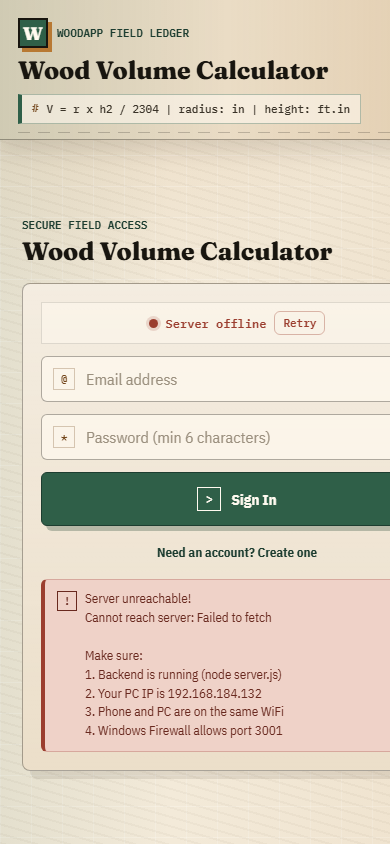
#> input picture woodapp-project/woodapp-react/codex-mobile-new.png, 390 x 844 px
$ python -i preprocessing.py   (imports and definitions only)
#> lines starting #> are read from the running program, lines starting #| are printed output that depends on the picture; after the words box and inside, x2 and y2 are one past the last pixel; in counts of white or black regions, pixels touching at a corner belong together
from __future__ import annotations

from dataclasses import dataclass
from io import BytesIO
import os
from time import perf_counter
from typing import Optional

import cv2
import numpy as np
from PIL import Image, ImageOps

Image.MAX_IMAGE_PIXELS = int(os.getenv("PIL_MAX_IMAGE_PIXELS", "80000000"))


class ImageDecodeError(ValueError):
    pass


class InvalidImageDimensionsError(ValueError):
    pass


@dataclass
class PreparedVariant:
    name: str
    image: np.ndarray
    to_original: np.ndarray


@dataclass
class PreparedImage:
    original_width: int
    original_height: int
    variants: list[PreparedVariant]


def decode_image(image_bytes: bytes, timings: dict[str, float] | None = None) -> np.ndarray:
    try:
        decode_start = perf_counter()
        image = Image.open(BytesIO(image_bytes))
        if timings is not None:
            timings["decode_ms"] = (perf_counter() - decode_start) * 1000
        orientation_start = perf_counter()
        image = ImageOps.exif_transpose(image).convert("RGB")
        if timings is not None:
            timings["orientation_ms"] = (perf_counter() - orientation_start) * 1000
    except Exception as exc:
        raise ImageDecodeError("Invalid image") from exc
    rgb = np.array(image)
    decoded = cv2.cvtColor(rgb, cv2.COLOR_RGB2BGR)
    if decoded is None:
        raise ImageDecodeError("Invalid image")
    if decoded.ndim not in (2, 3):
        raise InvalidImageDimensionsError("Invalid image dimensions")
    height, width = decoded.shape[:2]
    if width <= 0 or height <= 0:
        raise InvalidImageDimensionsError("Invalid image dimensions")
    return decoded


def _resize_for_ocr(image: np.ndarray, max_side: int | None = None) -> tuple[np.ndarray, np.ndarray]:
    max_side = max_side or int(os.getenv("OCR_MAX_SIDE", "1800"))
    height, width = image.shape[:2]
    longest = max(width, height)
    if longest <= max_side:
        return image.copy(), np.eye(3, dtype=np.float32)

    scale = max_side / float(longest)
    resized = cv2.resize(image, (int(width * scale), int(height * scale)), interpolation=cv2.INTER_AREA)
    to_original = np.array(
        [
            [1 / scale, 0, 0],
            [0, 1 / scale, 0],
            [0, 0, 1],
        ],
        dtype=np.float32,
    )
    return resized, to_original


def _reduce_shadows(gray: np.ndarray) -> np.ndarray:
    dilated = cv2.dilate(gray, np.ones((7, 7), np.uint8))
    background = cv2.medianBlur(dilated, 21)
    diff = 255 - cv2.absdiff(gray, background)
    return cv2.normalize(diff, None, alpha=0, beta=255, norm_type=cv2.NORM_MINMAX)


def _improve_contrast(gray: np.ndarray) -> np.ndarray:
    clahe = cv2.createCLAHE(clipLimit=2.0, tileGridSize=(8, 8))
    return clahe.apply(gray)


def _improve_color_contrast(image: np.ndarray) -> np.ndarray:
    lab = cv2.cvtColor(image, cv2.COLOR_BGR2LAB)
    lightness, channel_a, channel_b = cv2.split(lab)
    enhanced_lightness = _improve_contrast(lightness)
    return cv2.cvtColor(cv2.merge([enhanced_lightness, channel_a, channel_b]), cv2.COLOR_LAB2BGR)


def _enhance_blue_ink(image: np.ndarray) -> np.ndarray:
    """Create a high-contrast variant that keeps thin blue handwriting visible."""
    hsv = cv2.cvtColor(image, cv2.COLOR_BGR2HSV)
    hue, saturation, value = cv2.split(hsv)
    blue_mask = cv2.inRange(hsv, np.array([85, 25, 20]), np.array([145, 255, 255]))

    # Light paper can also contain faint blue strokes with lower saturation.
    blue_channel = image[:, :, 0].astype(np.int16)
    red_channel = image[:, :, 2].astype(np.int16)
    blue_dominant = ((blue_channel - red_channel) > 18).astype(np.uint8) * 255
    ink_mask = cv2.bitwise_or(blue_mask, blue_dominant)
    ink_mask = cv2.medianBlur(ink_mask, 3)

    paper = np.full_like(value, 255)
    paper[ink_mask > 0] = 0
    paper = cv2.GaussianBlur(paper, (3, 3), 0)
    return cv2.cvtColor(paper, cv2.COLOR_GRAY2BGR)


def _estimate_skew(gray: np.ndarray) -> float:
    inverted = cv2.bitwise_not(gray)
    thresholded = cv2.threshold(inverted, 0, 255, cv2.THRESH_BINARY | cv2.THRESH_OTSU)[1]
    points = cv2.findNonZero(thresholded)
    if points is None or len(points) < 20:
        return 0.0

    angle = cv2.minAreaRect(points)[-1]
    if angle < -45:
        angle = 90 + angle
    if abs(angle) > 8:
        return 0.0
    return float(angle)


def _rotate(image: np.ndarray, angle: float) -> tuple[np.ndarray, np.ndarray]:
    if abs(angle) < 0.25:
        return image, np.eye(3, dtype=np.float32)

    height, width = image.shape[:2]
    center = (width / 2.0, height / 2.0)
    matrix = cv2.getRotationMatrix2D(center, angle, 1.0)
    rotated = cv2.warpAffine(
        image,
        matrix,
        (width, height),
        flags=cv2.INTER_LINEAR,
        borderMode=cv2.BORDER_REPLICATE,
    )
    affine = np.vstack([matrix, [0, 0, 1]]).astype(np.float32)
    return rotated, np.linalg.inv(affine)


def _find_page_warp(image: np.ndarray) -> Optional[tuple[np.ndarray, np.ndarray]]:
    gray = cv2.cvtColor(image, cv2.COLOR_BGR2GRAY)
    blurred = cv2.GaussianBlur(gray, (5, 5), 0)
    edges = cv2.Canny(blurred, 50, 150)
    contours, _ = cv2.findContours(edges, cv2.RETR_EXTERNAL, cv2.CHAIN_APPROX_SIMPLE)
    if not contours:
        return None

    height, width = image.shape[:2]
    image_area = width * height
    contours = sorted(contours, key=cv2.contourArea, reverse=True)[:5]

    for contour in contours:
        area = cv2.contourArea(contour)
        if area < image_area * 0.25:
            continue
        perimeter = cv2.arcLength(contour, True)
        approx = cv2.approxPolyDP(contour, 0.02 * perimeter, True)
        if len(approx) != 4:
            continue

        points = approx.reshape(4, 2).astype(np.float32)
        sums = points.sum(axis=1)
        diffs = np.diff(points, axis=1).ravel()
        rect = np.array(
            [
                points[np.argmin(sums)],
                points[np.argmin(diffs)],
                points[np.argmax(sums)],
                points[np.argmax(diffs)],
            ],
            dtype=np.float32,
        )

        target_width = int(max(np.linalg.norm(rect[1] - rect[0]), np.linalg.norm(rect[2] - rect[3])))
        target_height = int(max(np.linalg.norm(rect[3] - rect[0]), np.linalg.norm(rect[2] - rect[1])))
        if target_width < 300 or target_height < 300:
            continue

        destination = np.array(
            [
                [0, 0],
                [target_width - 1, 0],
                [target_width - 1, target_height - 1],
                [0, target_height - 1],
            ],
            dtype=np.float32,
        )
        matrix = cv2.getPerspectiveTransform(rect, destination)
        warped = cv2.warpPerspective(image, matrix, (target_width, target_height))
        inverse = np.linalg.inv(matrix)
        return warped, inverse.astype(np.float32)

    return None


def _threshold(gray: np.ndarray) -> np.ndarray:
    return cv2.adaptiveThreshold(
        gray,
        255,
        cv2.ADAPTIVE_THRESH_GAUSSIAN_C,
        cv2.THRESH_BINARY,
        31,
        9,
    )


def prepare_decoded_image(original: np.ndarray) -> PreparedImage:
    if original is None or not hasattr(original, "shape"):
        raise ImageDecodeError("Invalid image")
    if original.ndim not in (2, 3):
        raise InvalidImageDimensionsError("Invalid image dimensions")

    original_height, original_width = original.shape[:2]
    if original_width <= 0 or original_height <= 0:
        raise InvalidImageDimensionsError("Invalid image dimensions")
    resized, resize_to_original = _resize_for_ocr(original)

    gray = cv2.cvtColor(resized, cv2.COLOR_BGR2GRAY)
    gray = _reduce_shadows(gray)
    gray = _improve_contrast(gray)
    skew_angle = _estimate_skew(gray)
    deskewed, deskew_to_resized = _rotate(resized, skew_angle)
    deskewed_to_original = resize_to_original @ deskew_to_resized

    deskewed_gray = cv2.cvtColor(deskewed, cv2.COLOR_BGR2GRAY)
    contrast = _improve_contrast(_reduce_shadows(deskewed_gray))
    thresholded = _threshold(contrast)

    variants = [
        PreparedVariant("original", resized, resize_to_original),
        PreparedVariant("deskewed", deskewed, deskewed_to_original),
        PreparedVariant("contrast_color", _improve_color_contrast(deskewed), deskewed_to_original),
        PreparedVariant("clahe_gray", cv2.cvtColor(contrast, cv2.COLOR_GRAY2BGR), deskewed_to_original),
        PreparedVariant("threshold", cv2.cvtColor(thresholded, cv2.COLOR_GRAY2BGR), deskewed_to_original),
        PreparedVariant("blue_ink", _enhance_blue_ink(deskewed), deskewed_to_original),
    ]

    page = _find_page_warp(deskewed)
    if page:
        warped, warp_to_deskewed = page
        warped_gray = cv2.cvtColor(warped, cv2.COLOR_BGR2GRAY)
        warped_contrast = _improve_contrast(_reduce_shadows(warped_gray))
        variants.append(
            PreparedVariant(
                "page",
                cv2.cvtColor(warped_contrast, cv2.COLOR_GRAY2BGR),
                deskewed_to_original @ warp_to_deskewed,
            )
        )

    return PreparedImage(
        original_width=original_width,
        original_height=original_height,
        variants=variants,
    )


def prepare_image(image_bytes: bytes) -> PreparedImage:
    return prepare_decoded_image(decode_image(image_bytes))


def map_polygon_to_original(polygon: list[list[float]], to_original: np.ndarray) -> list[list[float]]:
    mapped = []
    for point in polygon:
        source = np.array([point[0], point[1], 1.0], dtype=np.float32)
        target = to_original @ source
        if target[2] != 0:
            target = target / target[2]
        mapped.append([float(target[0]), float(target[1])])
    return mapped

>>> import cv2
>>> picture = cv2.imread('../woodapp-react/codex-mobile-new.png')
#> picture is the input picture: shape (844, 390, 3); mean B, G, R 192.9, 209.1, 219.1
>>> result = prepare_decoded_image(picture)
#> in prepare_decoded_image, `resized, resize_to_original = _resize_for_ocr(original)`: resize_to_original = [[1, 0, 0], [0, 1, 0], [0, 0, 1]]
#> in _estimate_skew, `thresholded = cv2.threshold(inverted, 0, 255, cv2.THRESH_BINARY | cv2...`:
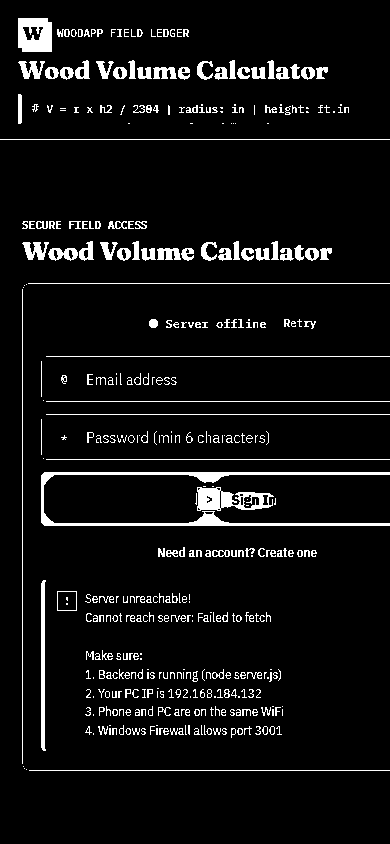
#> thresholded: shape (844, 390); 6.3% white; 407 white regions (182 under 20 px), largest, box (x1, y1, x2, y2) and area: (41, 472, 390, 526) 2706, (197, 487, 274, 511) 1046, (18, 18, 52, 52) 972
#> in _estimate_skew, `points = cv2.findNonZero(thresholded)`: points = contour of 20629 points, box (x1, y1, x2, y2) (0, 18, 390, 771), area 81574
#> in _estimate_skew, `angle = cv2.minAreaRect(points)[-1]`: angle = -90
#> in _estimate_skew, `angle = 90 + angle`: angle = 0
#> in prepare_decoded_image, `deskewed, deskew_to_resized = _rotate(resized, skew_angle)`: deskew_to_resized = [[1, 0, 0], [0, 1, 0], [0, 0, 1]]
#> in _threshold, `return cv2.adaptiveThreshold( gray, 255, cv2.ADAPTIVE_THRESH_GAUSSIAN_..`:
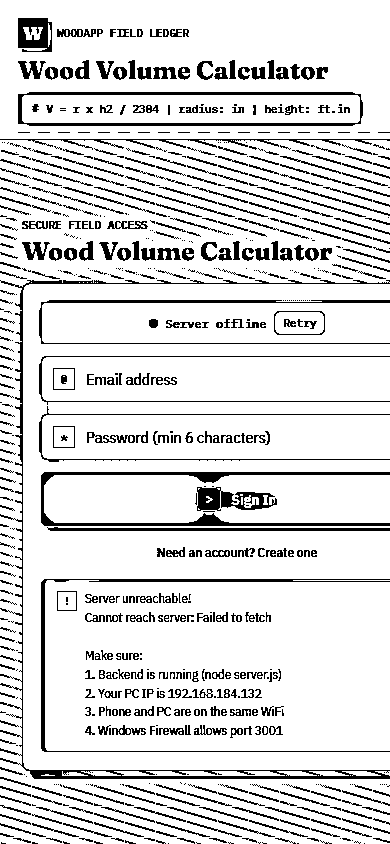
#> returned value: shape (844, 390); 86.2% white; 790 black regions (314 under 20 px), largest, box (x1, y1, x2, y2) and area: (0, 280, 390, 779) 4128, (41, 472, 390, 526) 2683, (18, 92, 363, 126) 2174
#> in _improve_color_contrast, `lab = cv2.cvtColor(image, cv2.COLOR_BGR2LAB)`: lab: shape (844, 390, 3); mean of channels 0, 1, 2 214.1, 128.7, 137.5
#> in _improve_color_contrast, `lightness, channel_a, channel_b = cv2.split(lab)`:
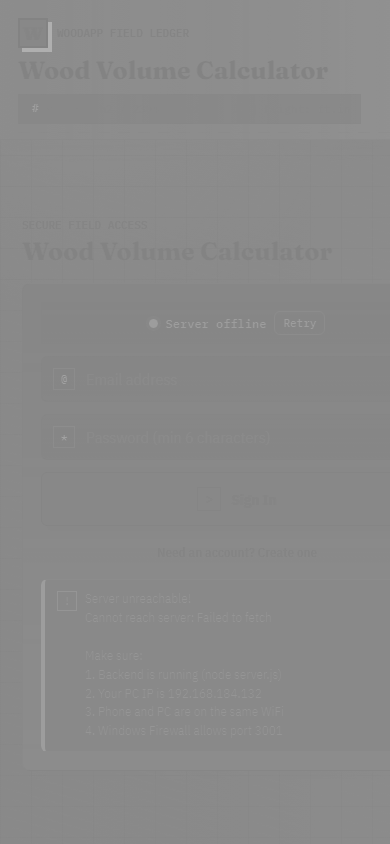
#> channel_b: shape (844, 390); min 131, max 175, mean 137.5
#> in _enhance_blue_ink, `hsv = cv2.cvtColor(image, cv2.COLOR_BGR2HSV)`: hsv: shape (844, 390, 3); mean H, S, V 21, 40, 222
#> in _enhance_blue_ink, `hue, saturation, value = cv2.split(hsv)`:
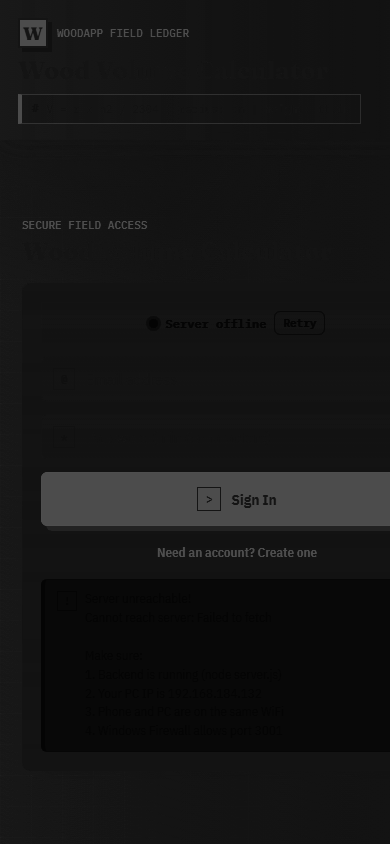
#> hue: shape (844, 390); min 4, max 78, mean 21
#> in _enhance_blue_ink, `hue, saturation, value = cv2.split(hsv)`:
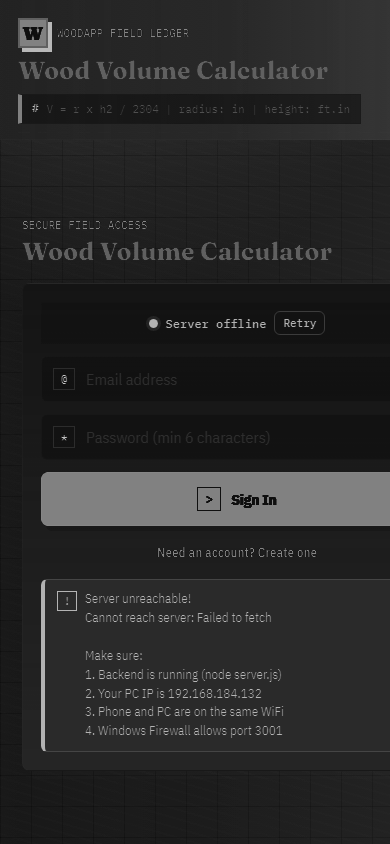
#> saturation: shape (844, 390); min 12, max 193, mean 40
#> in _enhance_blue_ink, `blue_mask = cv2.inRange(hsv, np.array([85, 25, 20]), np.array([145, 25..`: blue_mask: shape (844, 390); every value is 0
#> in _enhance_blue_ink, `blue_dominant = ((blue_channel - red_channel) > 18).astype(np.uint8) *..`: blue_dominant: shape (844, 390); 5.9% white; 142 white regions (138 under 20 px), largest, box (x1, y1, x2, y2) and area: (41, 472, 390, 526) 17902, (20, 20, 46, 46) 479, (198, 488, 220, 510) 459, (18, 94, 22, 124) 114
#> in _enhance_blue_ink, `ink_mask = cv2.medianBlur(ink_mask, 3)`: ink_mask: shape (844, 390); 5.8% white; 12 white regions (9 under 20 px), largest, box (x1, y1, x2, y2) and area: (41, 472, 390, 526) 18425, (20, 20, 46, 46) 473, (18, 95, 22, 123) 110
#> in _find_page_warp, `blurred = cv2.GaussianBlur(gray, (5, 5), 0)`:
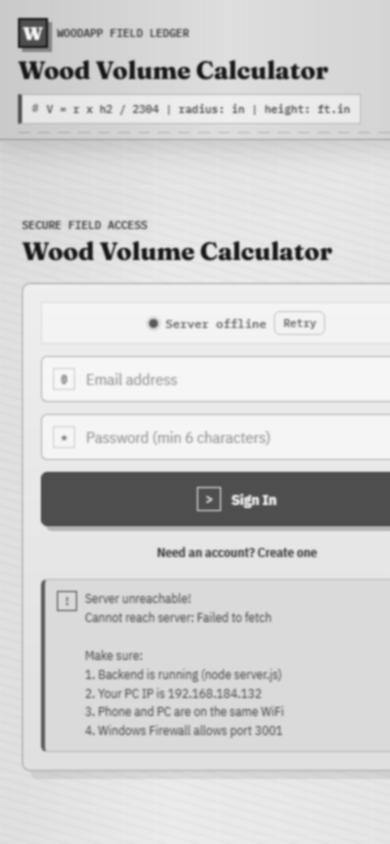
#> blurred: shape (844, 390); min 21, max 247, mean 210.3
#> in _find_page_warp, `edges = cv2.Canny(blurred, 50, 150)`:
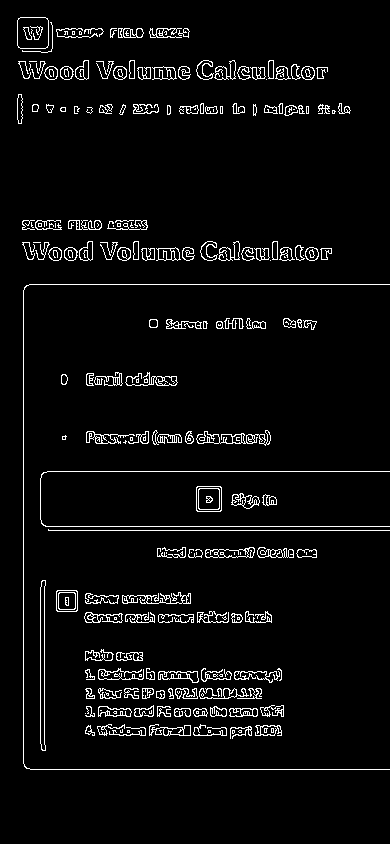
#> edges: shape (844, 390); 4.6% white in thin lines or dots, all inside (x1, y1, x2, y2) = (17, 17, 390, 770)
#> in _find_page_warp, `contours, _ = cv2.findContours(edges, cv2.RETR_EXTERNAL, cv2.CHAIN_APP..`: contours = 204 contours, 86 with area under 20; largest, box (x1, y1, x2, y2) and area: (17, 17, 49, 49) 945, (40, 580, 46, 751) 677, (196, 486, 222, 512) 623, (56, 590, 78, 612) 439, (205, 547, 255, 558) 362
#> in _find_page_warp, `contours = sorted(contours, key=cv2.contourArea, reverse=True)[:5]`: contours = 5 contours; box (x1, y1, x2, y2) and area: (17, 17, 49, 49) 945, (40, 580, 46, 751) 677, (196, 486, 222, 512) 623, (56, 590, 78, 612) 439, (205, 547, 255, 558) 362
#> the loop in _find_page_warp, `for contour in contours:` made 5 passes
#> area on passes 1 to 5: 945, 677, 623, 439, 362.5

$ run again, on woodapp-project/woodapp-react/codex-phone-shell.png
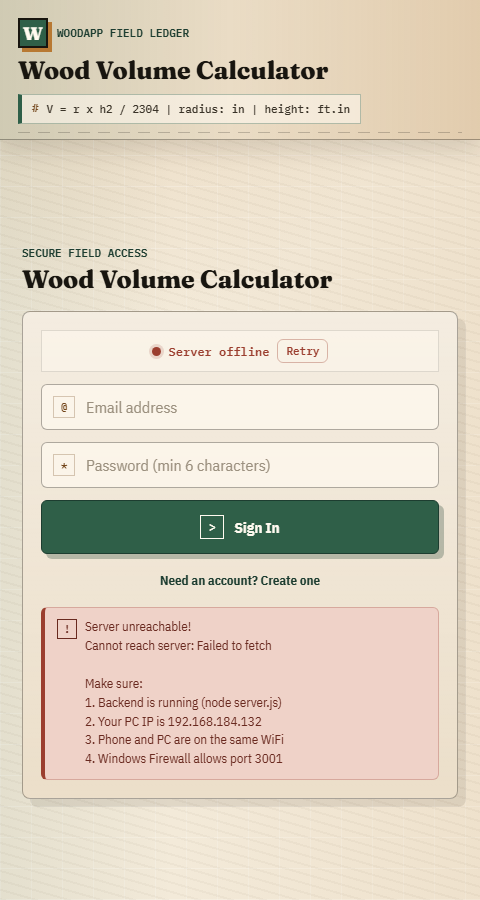
#> input picture woodapp-project/woodapp-react/codex-phone-shell.png, 480 x 900 px
#> picture is the input picture: shape (900, 480, 3); mean B, G, R 194.4, 211.3, 221.8
#> resize_to_original = [[1, 0, 0], [0, 1, 0], [0, 0, 1]]
#> in _estimate_skew, `thresholded = cv2.threshold(inverted, 0, 255, cv2.THRESH_BINARY | cv2...`:
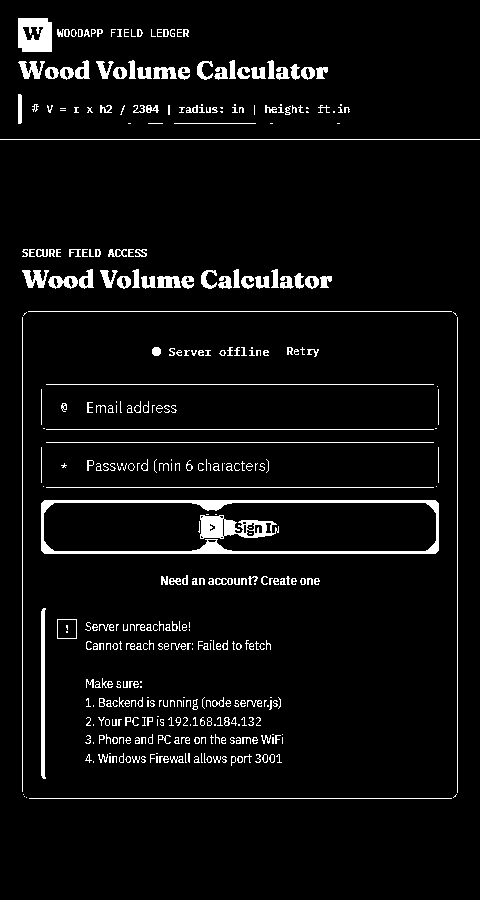
#> thresholded: shape (900, 480); 5.2% white; 406 white regions (176 under 20 px), largest, box (x1, y1, x2, y2) and area: (41, 500, 439, 554) 3228, (200, 515, 279, 539) 1069, (18, 18, 52, 52) 972
#> points = contour of 22283 points, box (x1, y1, x2, y2) (0, 18, 480, 799), area 16070
#> in _estimate_skew, `angle = cv2.minAreaRect(points)[-1]`: angle = -88.07
#> in _estimate_skew, `angle = 90 + angle`: angle = 1.93
#> matrix = [[0.999, 0.0337, -15.02], [-0.0337, 0.999, 8.34]]
#> affine = [[0.999, 0.0337, -15.02], [-0.0337, 0.999, 8.34], [0, 0, 1]]
#> deskew_to_resized = [[0.999, -0.0337, 15.29], [0.0337, 0.999, -7.83], [0, 0, 1]]
#> deskewed_to_original has the same summary as deskew_to_resized
#> lab: shape (900, 480, 3); mean of channels 0, 1, 2 216.5, 128.7, 137.8
#> hsv: shape (900, 480, 3); mean H, S, V 20.6, 38.9, 224.3
#> blue_mask: shape (900, 480); every value is 0
#> blue_dominant: shape (900, 480); 4.9% white; 20 white regions (16 under 20 px), largest, box (x1, y1, x2, y2) and area: (43, 494, 442, 560) 19998, (6, 27, 32, 53) 431, (204, 517, 226, 539) 421, (7, 102, 11, 131) 90
#> ink_mask: shape (900, 480); 4.9% white; 5 white regions (2 under 20 px), largest, box (x1, y1, x2, y2) and area: (44, 494, 442, 560) 20432, (6, 27, 32, 53) 432, (7, 103, 11, 131) 86
#> in _find_page_warp, `edges = cv2.Canny(blurred, 50, 150)`:
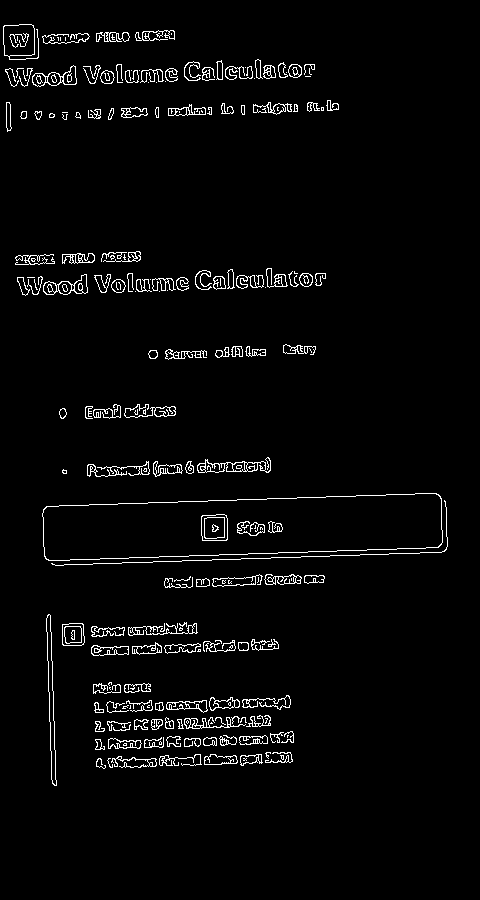
#> edges: shape (900, 480); 3.1% white in thin lines or dots, all inside (x1, y1, x2, y2) = (3, 24, 448, 786)
#> in _find_page_warp, `contours, _ = cv2.findContours(edges, cv2.RETR_EXTERNAL, cv2.CHAIN_APP..`: contours = 186 contours, 88 with area under 20; largest, box (x1, y1, x2, y2) and area: (42, 493, 443, 561) 21613, (3, 24, 39, 60) 932, (46, 614, 57, 786) 680, (197, 457, 271, 473) 510, (43, 274, 88, 295) 498
#> in _find_page_warp, `contours = sorted(contours, key=cv2.contourArea, reverse=True)[:5]`: contours = 5 contours; box (x1, y1, x2, y2) and area: (42, 493, 443, 561) 21613, (3, 24, 39, 60) 932, (46, 614, 57, 786) 680, (197, 457, 271, 473) 510, (43, 274, 88, 295) 498
#> the loop in _find_page_warp, `for contour in contours:` made 5 passes
#> area on passes 1 to 5: 21613, 932, 680.5, 510.5, 498
